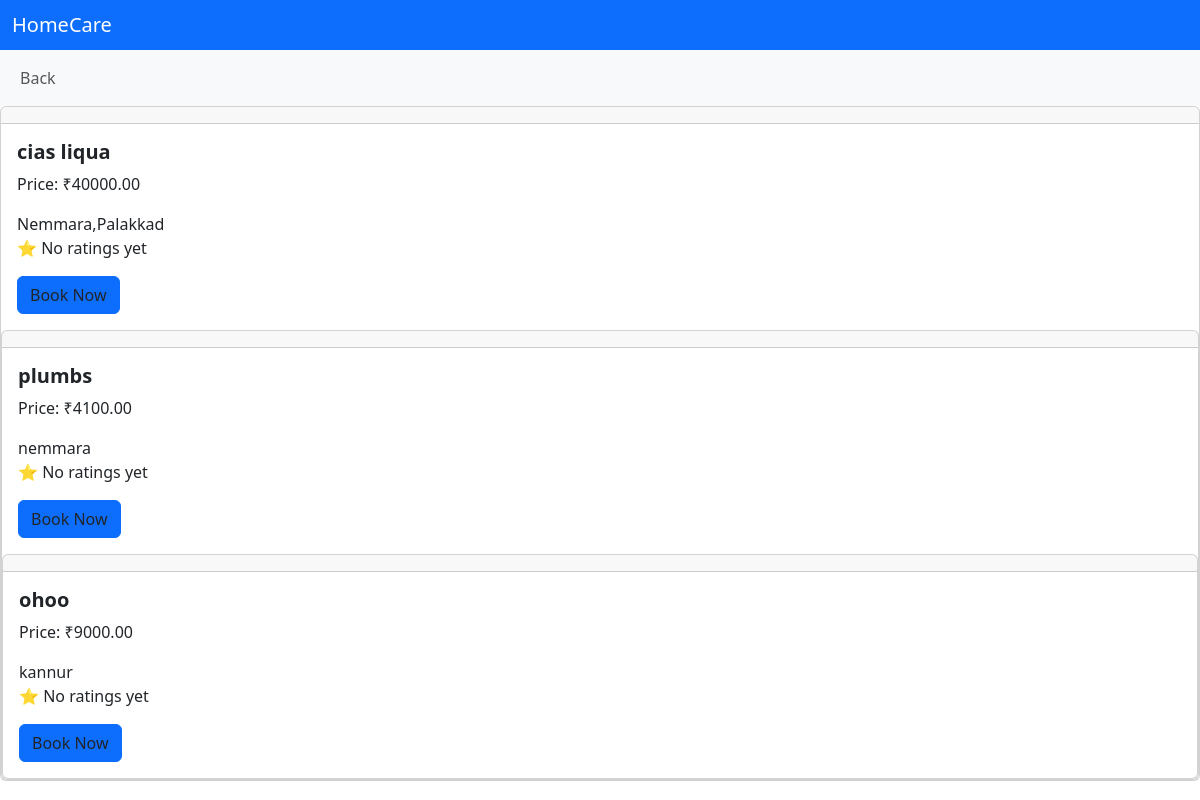
/provider_list/2/, run on the app's committed database.
### provider_app/models.py (models this page shows, shortened)
class ProviderService(models.Model):
    provider = models.ForeignKey(Provider, on_delete=models.CASCADE)
    service = models.ForeignKey(Service, on_delete=models.CASCADE)
    price = models.DecimalField(max_digits=8, decimal_places=2)

class Provider(models.Model):
    user = models.OneToOneField(User, on_delete=models.CASCADE)
    company_name = models.CharField(max_length=100)
    phone = models.CharField(max_length=15)
    address = models.TextField()

### bookings_app/views.py (the view)
# urls.py: path('provider_list/<int:service_id>/',views.provider_list,name='provider_list'),
def provider_list(request, service_id):
    providers = ProviderService.objects.filter(
        service_id=service_id
    ).select_related('provider').annotate(
        avg_rating=Avg('review__rating')
    )
    return render(request, 'provider_list.html', {
        'providers': providers
    })

### bookings_app/templates/provider_list.html (shortened to what this page needs)
<!DOCTYPE html>
<html lang="en">
<head>
    <link href="https://cdn.jsdelivr.net/npm/bootstrap@5.3.8/dist/css/bootstrap.min.css" rel="stylesheet">
</head>
<body>
    <nav class="navbar bg-primary" data-bs-theme="dark">
  <div class="container-fluid">
    <span class="navbar-brand mb-0 h1">HomeCare</span>
  </div>
</nav>
<nav class="navbar navbar-expand-lg bg-body-tertiary">
  <div class="container-fluid">
    <div class="collapse navbar-collapse" id="navbarNav">
      <ul class="navbar-nav">
        <li class="nav-item">
          <a class="nav-link" href="{% url 'service_list' %}">Back</a>
        </li>
      </ul>
    </div>
  </div>
</nav>
    {% for provider in providers %}
    <div class="card">
  <h5 class="card-header"></h5>
  <div class="card-body">
    <h5 class="card-title"><strong>{{ provider.provider.company_name }}</strong><br></h5>
    <p class="card-text">  Price: ₹{{ provider.price }}<br>
    <div class="card-text">  {{ provider.provider.address }}<br>
    <p class="provider-rating">
    ⭐
    {% if provider.avg_rating %}
        <span class="rating-number">
          Rating : {{ provider.avg_rating|floatformat:1 }} / 5
        </span>
    {% else %}
        <span class="no-rating">No ratings yet</span>
    {% endif %}
</p>
     <span class="navbar-text">
    <a href="{% url 'book_service' provider.id %}" class="btn btn-primary">
    Book Now
</a>
      </span>
  </div>
</div>
{% empty %}
            <li>No providers available</li>
        {% endfor %}
</body>
</html>

### data on the page
ProviderService: provider.company_name "cias liqua", price "40000.00", provider.address "Nemmara,Palakkad", shows "No ratings yet"
ProviderService: provider.company_name "plumbs", price "4100.00", provider.address "nemmara", shows "No ratings yet"
ProviderService: provider.company_name "ohoo", price "9000.00", provider.address "kannur", shows "No ratings yet"
